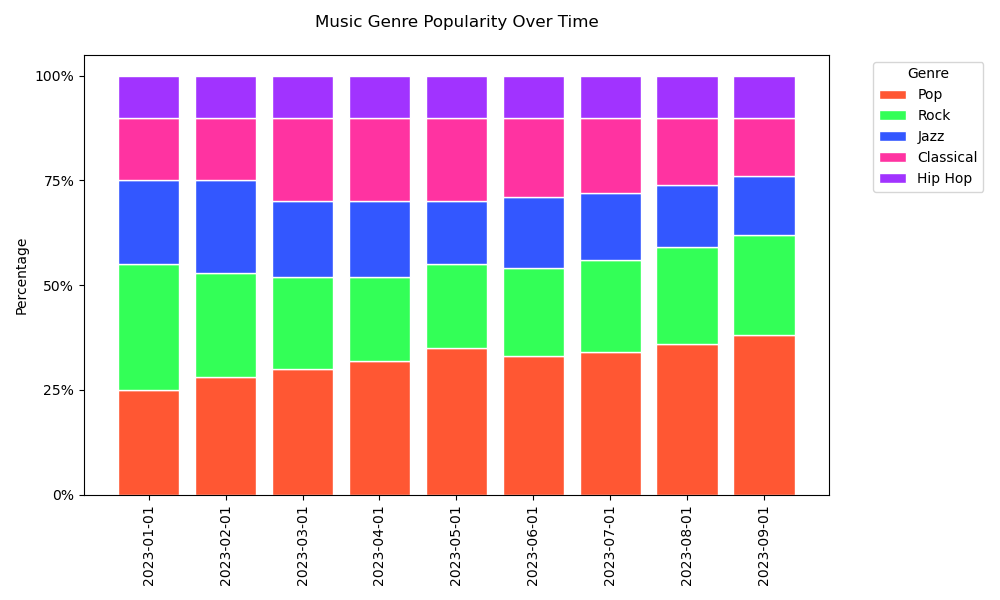

Reproduce this figure in Python.

import matplotlib.pyplot as plt
import pandas as pd
import seaborn as sns
from datetime import datetime

data = [
    {'Date': '2023-01-01', 'Pop': '25%', 'Rock': '30%', 'Jazz': '20%', 'Classical': '15%', 'Hip Hop': '10%'},
    {'Date': '2023-02-01', 'Pop': '28%', 'Rock': '25%', 'Jazz': '22%', 'Classical': '15%', 'Hip Hop': '10%'},
    {'Date': '2023-03-01', 'Pop': '30%', 'Rock': '22%', 'Jazz': '18%', 'Classical': '20%', 'Hip Hop': '10%'},
    {'Date': '2023-04-01', 'Pop': '32%', 'Rock': '20%', 'Jazz': '18%', 'Classical': '20%', 'Hip Hop': '10%'},
    {'Date': '2023-05-01', 'Pop': '35%', 'Rock': '20%', 'Jazz': '15%', 'Classical': '20%', 'Hip Hop': '10%'},
    {'Date': '2023-06-01', 'Pop': '33%', 'Rock': '21%', 'Jazz': '17%', 'Classical': '19%', 'Hip Hop': '10%'},
    {'Date': '2023-07-01', 'Pop': '34%', 'Rock': '22%', 'Jazz': '16%', 'Classical': '18%', 'Hip Hop': '10%'},
    {'Date': '2023-08-01', 'Pop': '36%', 'Rock': '23%', 'Jazz': '15%', 'Classical': '16%', 'Hip Hop': '10%'},
    {'Date': '2023-09-01', 'Pop': '38%', 'Rock': '24%', 'Jazz': '14%', 'Classical': '14%', 'Hip Hop': '10%'}
]

df = pd.DataFrame(data)

for col in df.columns:
    if col != 'Date':
        df[col] = df[col].str.rstrip('%').astype('float') / 100

df_long = df.melt(id_vars='Date', var_name='Genre', value_name='Percentage')
df_long['Date'] = pd.to_datetime(df_long['Date'])
df_long.sort_values(by='Date', inplace=True)

categories = df.columns[1:]
colors = ['#FF5733', '#33FF57', '#3357FF', '#FF33A1', '#A133FF']

left = len(df_long['Date'].unique()) * [0]

fig, ax = plt.subplots(figsize=(10, 6))

for ix, category in enumerate(categories):
    category_data = df_long[df_long['Genre'] == category]
    plt.bar(
        category_data['Date'].dt.strftime('%Y-%m-%d'),
        category_data['Percentage'],
        width=0.8,
        bottom=left,
        color=colors[ix],
        edgecolor="white",
        label=category
    )
    left = left + category_data['Percentage'].values

plt.xticks(rotation=90)
plt.yticks(ticks=[0, 0.25, 0.5, 0.75, 1], labels=['0%', '25%', '50%', '75%', '100%'])
plt.ylabel('Percentage')
plt.title('Music Genre Popularity Over Time', pad=20)
plt.legend(title='Genre', bbox_to_anchor=(1.05, 1), loc='upper left')

plt.tight_layout()
plt.show()
